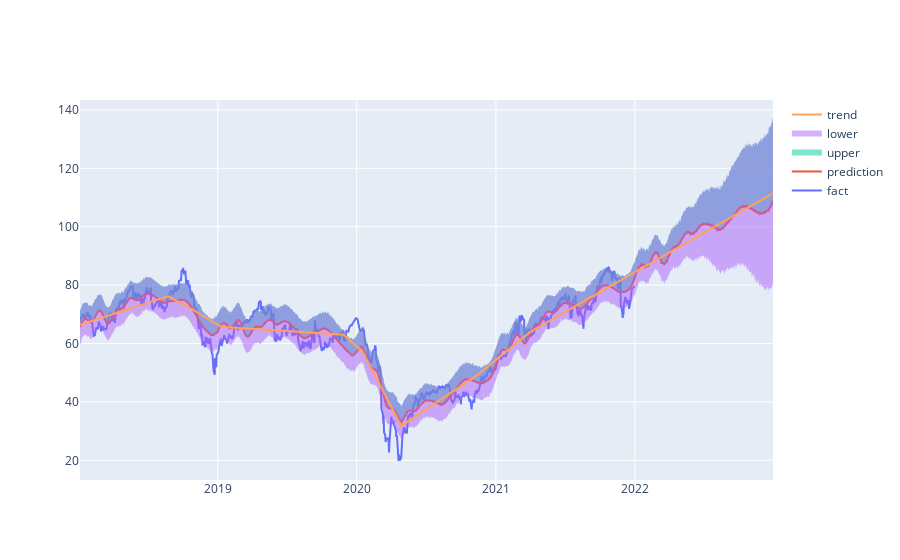

The code cell stored with this chart in its notebook:
### Code cell
init_notebook_mode(connected=True)

iplot(
    [
        go.Scatter(x=price_df["ds"], y=price_df["y"], name="fact"),
        go.Scatter(x=forecast["ds"], y=forecast["yhat"], name="prediction"),
        go.Scatter(
            x=forecast["ds"],
            y=forecast["yhat_upper"],
            fill="tonexty",
            mode="none",
            name="upper",
        ),
        go.Scatter(
            x=forecast["ds"],
            y=forecast["yhat_lower"],
            fill="tonexty",
            mode="none",
            name="lower",
        ),
        go.Scatter(x=forecast["ds"], y=forecast["trend"], name="trend"),
    ]
)

### Figure 1 — Plotly figure (JSON) as saved in the notebook; plotly's stock layout.template omitted (floating-point values rounded to 4 significant figures; data arrays with more than 128 entries replaced by an {"elided": "..."} marker saying what was removed)
{"data": [{"name": "fact", "type": "scatter", "x": {"elided": "1001 str values"}, "y": {"elided": "1001 float values"}}, {"name": "prediction", "type": "scatter", "x": {"elided": "1366 str values"}, "y": {"elided": "1366 float values"}}, {"fill": "tonexty", "mode": "none", "name": "upper", "type": "scatter", "x": {"elided": "1366 str values"}, "y": {"elided": "1366 float values"}}, {"fill": "tonexty", "mode": "none", "name": "lower", "type": "scatter", "x": {"elided": "1366 str values"}, "y": {"elided": "1366 float values"}}, {"name": "trend", "type": "scatter", "x": {"elided": "1366 str values"}, "y": {"elided": "1366 float values"}}], "layout": {}}
